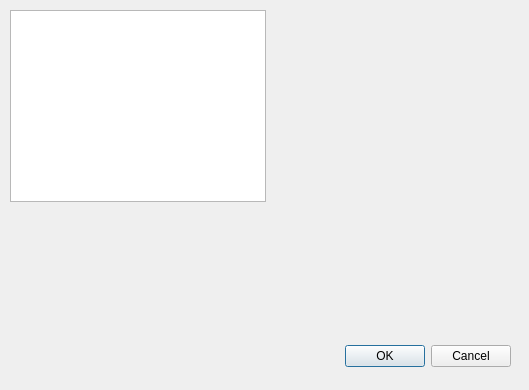
<?xml version="1.0" encoding="UTF-8"?>
<ui version="4.0">
 <class>Dialog</class>
 <widget class="QDialog" name="Dialog">
  <property name="geometry">
   <rect>
    <x>0</x>
    <y>0</y>
    <width>529</width>
    <height>390</height>
   </rect>
  </property>
  <property name="windowTitle">
   <string>Dialog</string>
  </property>
  <property name="styleSheet">
   <string notr="true"/>
  </property>
  <widget class="QDialogButtonBox" name="buttonBox">
   <property name="geometry">
    <rect>
     <x>170</x>
     <y>340</y>
     <width>341</width>
     <height>32</height>
    </rect>
   </property>
   <property name="orientation">
    <enum>Qt::Horizontal</enum>
   </property>
   <property name="standardButtons">
    <set>QDialogButtonBox::Cancel|QDialogButtonBox::Ok</set>
   </property>
  </widget>
  <widget class="QListView" name="listView">
   <property name="geometry">
    <rect>
     <x>10</x>
     <y>10</y>
     <width>256</width>
     <height>192</height>
    </rect>
   </property>
  </widget>
 </widget>
 <resources/>
 <connections>
  <connection>
   <sender>buttonBox</sender>
   <signal>accepted()</signal>
   <receiver>Dialog</receiver>
   <slot>accept()</slot>
   <hints>
    <hint type="sourcelabel">
     <x>248</x>
     <y>254</y>
    </hint>
    <hint type="destinationlabel">
     <x>157</x>
     <y>274</y>
    </hint>
   </hints>
  </connection>
  <connection>
   <sender>buttonBox</sender>
   <signal>rejected()</signal>
   <receiver>Dialog</receiver>
   <slot>reject()</slot>
   <hints>
    <hint type="sourcelabel">
     <x>316</x>
     <y>260</y>
    </hint>
    <hint type="destinationlabel">
     <x>286</x>
     <y>274</y>
    </hint>
   </hints>
  </connection>
 </connections>
</ui>
